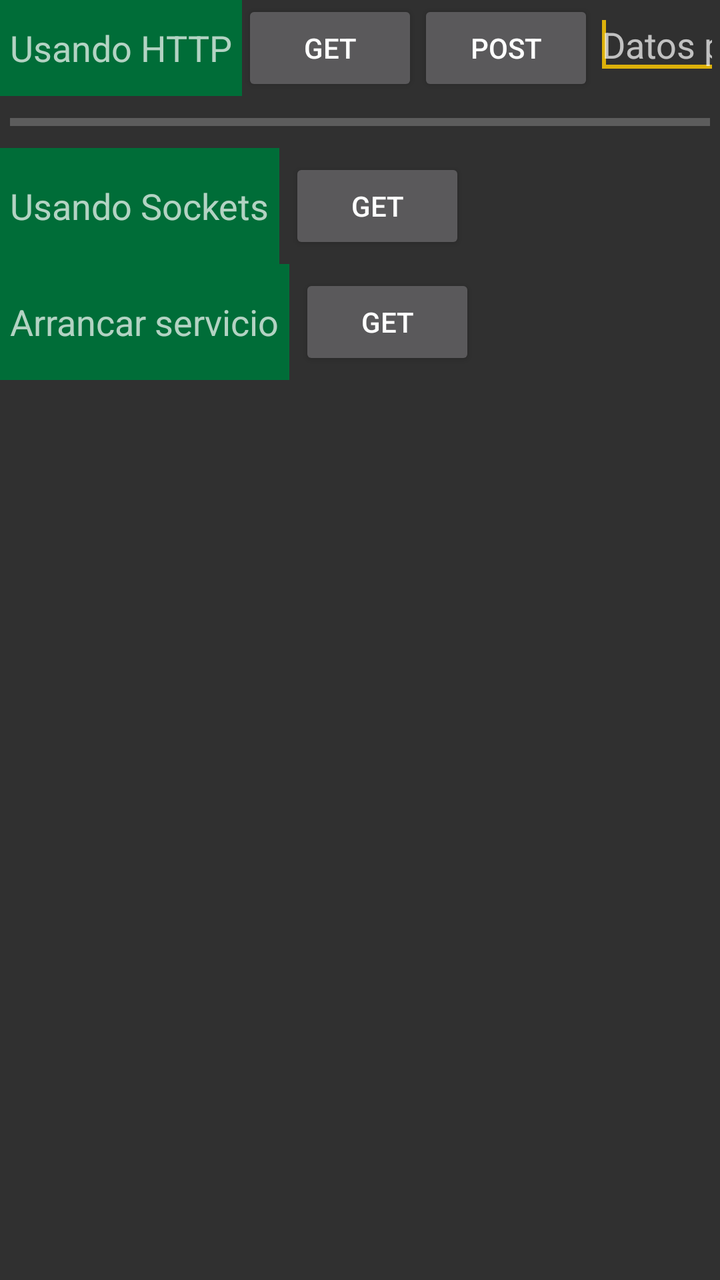
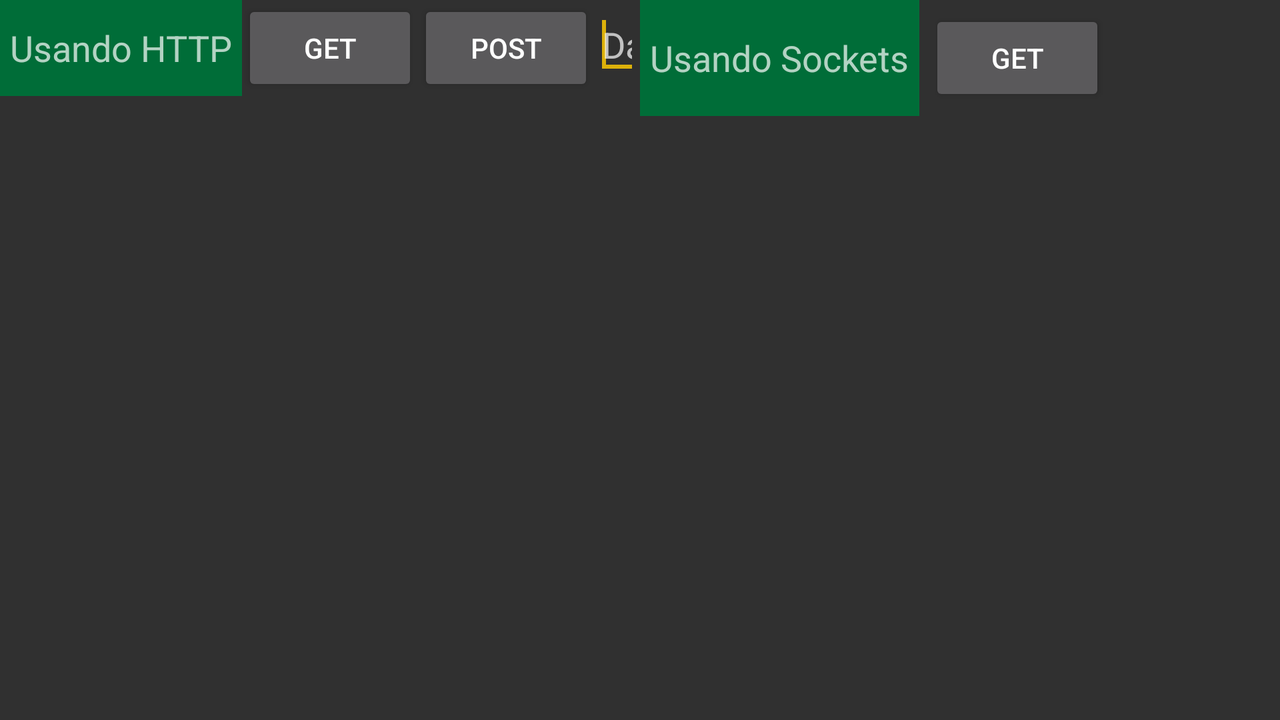

The same Android screen from two of the app's own layout files: first res/layout/ as a phone draws it, then the author's variant for another configuration, drawn on a device whose configuration selects that folder. Both files follow.
<!-- AndroidManifest.xml: application theme AppTheme -->
<!-- res/layout/layout_network_navigation.xml -->
<?xml version="1.0" encoding="utf-8"?>
<LinearLayout xmlns:android="http://schemas.android.com/apk/res/android"
    android:layout_width="match_parent"
    android:layout_height="match_parent"
    android:orientation="vertical">

    <LinearLayout
        android:layout_width="match_parent"
        android:layout_height="wrap_content">

        <TextView
            android:id="@+id/network_label_http"
            android:layout_width="wrap_content"
            android:layout_height="match_parent"
            android:background="@color/colorPrimaryDark"
            android:padding="5dp"
            android:text="@string/fragment_navigation_UsandoHTTP"
            android:textAppearance="?android:attr/textAppearanceMedium"
            android:gravity="center_vertical" />

        <Button
            android:id="@+id/network_navigation_button_connect"
            android:layout_width="wrap_content"
            android:layout_height="wrap_content"
            android:onClick="onConnectHTTP"
            android:text="@string/fragment_navigation_connect" />

        <Button
            android:id="@+id/network_navigation_button_post"
            android:layout_width="wrap_content"
            android:layout_height="wrap_content"
            android:onClick="onConnectHTTPPost"
            android:text="@string/fragment_navigation_post" />

        <EditText
            android:id="@+id/network_navigation_edittext_postparams"
            android:layout_width="match_parent"
            android:layout_height="wrap_content"
            android:ems="10"
            android:hint="@string/fragment_navigation_postparams"
            android:imeOptions="actionDone"
            android:inputType="text">

            <requestFocus />
        </EditText>

    </LinearLayout>

    <ProgressBar
        android:id="@+id/network_url_downloadprogress"
        style="?android:attr/progressBarStyleHorizontal"
        android:layout_width="match_parent"
        android:layout_height="wrap_content"
        android:layout_margin="5dp" />

    <LinearLayout
        android:orientation="horizontal"
        android:layout_width="match_parent"
        android:layout_height="wrap_content">

        <TextView
            android:id="@+id/network_label_sockets"
            android:layout_width="wrap_content"
            android:layout_height="match_parent"
            android:background="@color/colorPrimaryDark"
            android:padding="5dp"
            android:text="@string/fragment_navigation_usandoSockets"
            android:textAppearance="?android:attr/textAppearanceMedium"
            android:gravity="center_vertical" />

        <Button
            android:id="@+id/framentmenu_launchbutton"
            android:layout_width="wrap_content"
            android:layout_height="wrap_content"
            android:layout_margin="5dp"
            android:onClick="onConnectSocket"
            android:text="@string/fragment_navigation_connect" />

    </LinearLayout>

    <LinearLayout
        android:orientation="horizontal"
        android:layout_width="match_parent"
        android:layout_height="wrap_content">

        <TextView
            android:id="@+id/network_label_service"
            android:layout_width="wrap_content"
            android:layout_height="match_parent"
            android:background="@color/colorPrimaryDark"
            android:padding="5dp"
            android:text="@string/fragment_navigation_startservice"
            android:textAppearance="?android:attr/textAppearanceMedium"
            android:gravity="center_vertical"/>

        <Button
            android:id="@+id/network_start_service"
            android:layout_width="wrap_content"
            android:layout_height="wrap_content"
            android:layout_margin="5dp"
            android:onClick="onNetworkService"
            android:text="@string/fragment_navigation_connect"/>


    </LinearLayout>

</LinearLayout>
<!-- resources referenced by this layout -->
<resources>
  <color name="colorPrimaryDark">#006d38</color>
  <string name="fragment_navigation_UsandoHTTP">Usando HTTP</string>
  <string name="fragment_navigation_connect">Get</string>
  <string name="fragment_navigation_post">Post</string>
  <string name="fragment_navigation_postparams">Datos post</string>
  <string name="fragment_navigation_startservice">Arrancar servicio</string>
  <string name="fragment_navigation_usandoSockets">Usando Sockets</string>
  <style name="AppTheme" parent="Theme.AppCompat">
          
          <item name="colorPrimary">@color/colorPrimary</item>
          <item name="colorPrimaryDark">@color/colorPrimaryDark</item>
          <item name="colorAccent">@color/colorAccent</item>
      </style>
  <color name="colorPrimary">#00a65d</color>
  <color name="colorAccent">#ddb10a</color>
</resources>
<!-- res/layout-land/layout_network_navigation.xml (the author's variant of the layout above) -->
<!-- drawn on the phone turned sideways -->
<?xml version="1.0" encoding="utf-8"?>
<LinearLayout xmlns:android="http://schemas.android.com/apk/res/android"
    android:layout_width="match_parent"
    android:layout_height="wrap_content"
    android:orientation="horizontal"
    android:baselineAligned="false">

    <LinearLayout
        android:layout_width="0dp"
        android:layout_height="wrap_content"
        android:orientation="horizontal"
        android:layout_weight="2">

        <TextView
            android:id="@+id/network_label_http"
            android:layout_width="wrap_content"
            android:layout_height="match_parent"
            android:background="@color/colorPrimaryDark"
            android:padding="5dp"
            android:text="@string/fragment_navigation_UsandoHTTP"
            android:textAppearance="?android:attr/textAppearanceMedium"
            android:gravity="center_vertical" />

        <Button
            android:id="@+id/network_navigation_button_connect"
            android:layout_width="wrap_content"
            android:layout_height="wrap_content"
            android:onClick="onConnectHTTP"
            android:text="@string/fragment_navigation_connect" />

        <Button
            android:id="@+id/network_navigation_button_post"
            android:layout_width="wrap_content"
            android:layout_height="wrap_content"
            android:onClick="onConnectHTTPPost"
            android:text="@string/fragment_navigation_post" />

        <EditText
            android:id="@+id/network_navigation_edittext_postparams"
            android:layout_width="match_parent"
            android:layout_height="wrap_content"
            android:ems="10"
            android:hint="@string/fragment_navigation_postparams"
            android:imeOptions="actionDone"
            android:inputType="text">

            <requestFocus />
        </EditText>

    </LinearLayout>
    <LinearLayout
        android:layout_width="0dp"
        android:layout_height="wrap_content"
        android:orientation="horizontal"
        android:layout_weight="2">



        <TextView
            android:id="@+id/network_label_sockets"
            android:layout_width="wrap_content"
            android:layout_height="match_parent"
            android:background="@color/colorPrimaryDark"
            android:padding="5dp"
            android:text="@string/fragment_navigation_usandoSockets"
            android:textAppearance="?android:attr/textAppearanceMedium"
            android:gravity="center_vertical" />

        <Button
            android:id="@+id/framentmenu_launchbutton"
            android:layout_width="wrap_content"
            android:layout_height="wrap_content"
            android:layout_margin="5dp"
            android:onClick="onConnectSocket"
            android:text="@string/fragment_navigation_connect" />
    </LinearLayout>



</LinearLayout>
<!-- resources referenced by the variant -->
<!-- as the phone turned sideways resolves them -->
<resources>
  <color name="colorPrimaryDark">#006d38</color>
  <string name="fragment_navigation_UsandoHTTP">Usando HTTP</string>
  <string name="fragment_navigation_connect">Get</string>
  <string name="fragment_navigation_post">Post</string>
  <string name="fragment_navigation_postparams">Datos post</string>
  <string name="fragment_navigation_usandoSockets">Usando Sockets</string>
  <style name="AppTheme" parent="Theme.AppCompat">
          
          <item name="colorPrimary">@color/colorPrimary</item>
          <item name="colorPrimaryDark">@color/colorPrimaryDark</item>
          <item name="colorAccent">@color/colorAccent</item>
      </style>
  <color name="colorPrimary">#00a65d</color>
  <color name="colorAccent">#ddb10a</color>
</resources>
